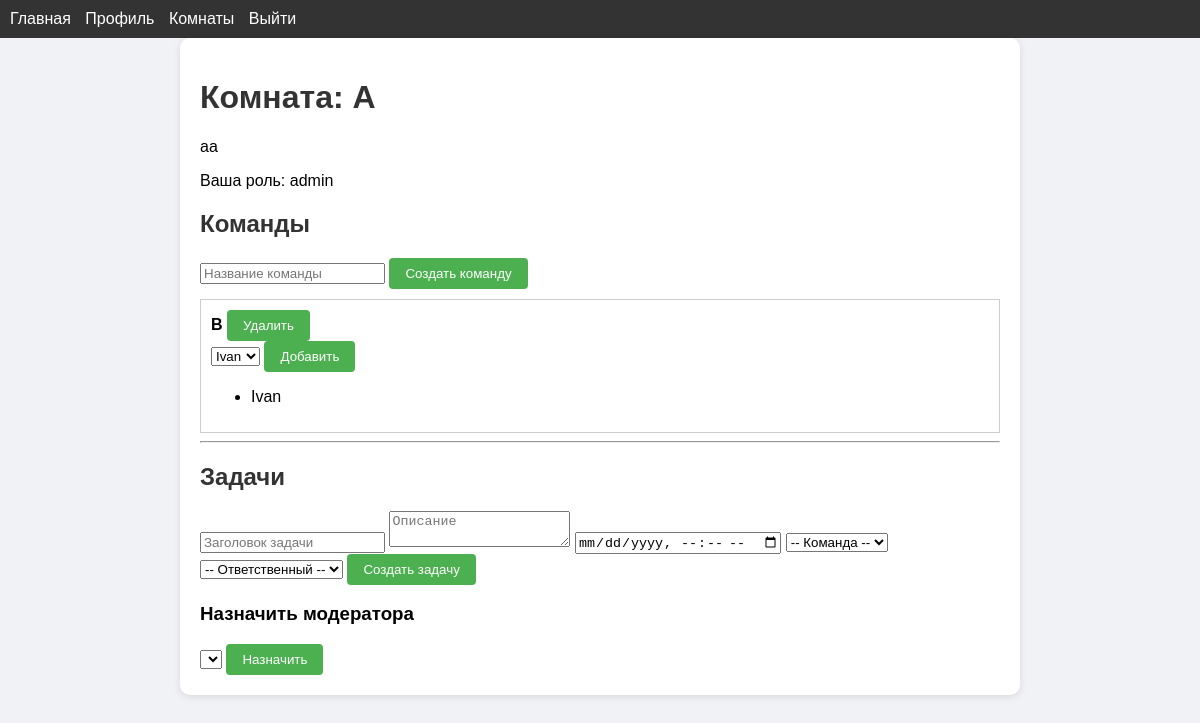
The app's page /rooms/1/ (signed in) with its own data.
### app/models.py (models this page shows)
class Room(models.Model):
    name = models.CharField(max_length=255)
    description = models.TextField(blank=True)
    created_by = models.ForeignKey(User, on_delete=models.CASCADE, related_name='rooms')
    created_at = models.DateTimeField(auto_now_add=True)

class Rool(models.Model):
    ROLE_CHOICES = [
        ('user', 'Обычный'),
        ('moderator', 'Модератор'),
        ('admin', 'Администратор'),
    ]
    room = models.ForeignKey(Room, on_delete=models.CASCADE, related_name='rools')
    team = models.ForeignKey(Team, on_delete=models.CASCADE, related_name='rools', null=True, blank=True)
    user = models.ForeignKey(User, on_delete=models.CASCADE, related_name='rools')
    role = models.CharField(max_length=10, choices=ROLE_CHOICES, default='user')

class Team(models.Model):
    name = models.CharField(max_length=255)
    description = models.TextField(blank=True)
    room = models.ForeignKey(Room, on_delete=models.CASCADE, related_name='teams')
    created_by = models.ForeignKey(User, on_delete=models.CASCADE, related_name='created_teams')
    created_at = models.DateTimeField(auto_now_add=True)
    members = models.ManyToManyField(User, related_name='teams')

class User(AbstractUser):
    ROLE_CHOICES = [
        ('user', 'Обычный'),
        ('moderator', 'Модератор'),
        ('admin', 'Администратор'),
    ]
    role = models.CharField(max_length=10, choices=ROLE_CHOICES, default='user')
    bio = models.TextField(blank=True, null=True)
    avatar = models.ImageField(upload_to='avatars/', blank=True, null=True)

### app/views.py (the view, shortened to what this page needs)
# urls.py: path('rooms/<int:room_id>/', views.room_detail, name='room_detail'),
@login_required
def room_detail(request, room_id):
    room = get_object_or_404(Room, id=room_id)
    role_obj = Rool.objects.filter(room=room, user=request.user).first()
    user_role = role_obj.role if role_obj else 'user'
    teams = Team.objects.filter(room=room)
    tasks = Task.objects.filter(room=room)
    users = Rool.objects.filter(room=room)
    all_users = User.objects.all()
    return render(request, 'html/room_detail.html', {
        'room': room,
        'user_role': user_role,
        'teams': teams,
        'tasks': tasks,
        'users': users,
        'all_users': all_users,
    })

### app/templates/html/room_detail.html (shortened to what this page needs)
{% extends 'html/base.html' %}
{% block content %}
<h1>Комната: {{ room.name }}</h1>
<p>{{ room.description }}</p>
<p>Ваша роль: {{ user_role }}</p>
<h2>Команды</h2>
{% if user_role != 'user' %}
<form method="post">
    <input type="text" name="team_name" placeholder="Название команды" required>
    <button type="submit" name="create_team">Создать команду</button>
</form>
{% endif %}
{% for team in teams %}
<div style="border:1px solid #ccc; padding:10px; margin-top:10px;">
    <strong>{{ team.name }}</strong>
    {% if user_role != 'user' %}
        <form method="post" style="display:inline;">
            <button type="submit" name="delete_team">Удалить</button>
        </form>
        <div id="add-member-{{ team.id }}" class="hidden">
            <form method="post">
                <select name="user_id">
                    {% for user in all_users %}
                        <option value="{{ user.id }}">{{ user.username }}</option>
                    {% endfor %}
                </select>
                <button type="submit" name="add_to_team">Добавить</button>
            </form>
        </div>
    {% endif %}
    <div id="members-{{ team.id }}" class="hidden">
        <ul>
            {% for member in team.members.all %}
                <li>{{ member.username }}</li>
            {% endfor %}
        </ul>
    </div>
</div>
{% endfor %}
<hr>
<h2>Задачи</h2>
{% if user_role != 'user' %}
<form method="post">
    <input type="text" name="task_title" placeholder="Заголовок задачи" required>
    <textarea name="task_description" placeholder="Описание"></textarea>
    <input type="datetime-local" name="deadline">
    <select name="team_id">
        <option value="">-- Команда --</option>
    </select>
    <select name="assigned_to">
        <option value="">-- Ответственный --</option>
    </select>
    <button type="submit" name="create_task">Создать задачу</button>
</form>
{% endif %}
{% if user_role == 'admin' %}
    <h3>Назначить модератора</h3>
    <form method="post">
        <select name="moderator_user_id">
        </select>
        <button type="submit" name="assign_moderator">Назначить</button>
    </form>
{% endif %}
{% endblock %}

### app/static/css/style.css (style rules this page uses)
body { font-family: Arial, sans-serif; background-color: #f0f2f5; margin: 0; padding: 0; }
h1, h2 { color: #333; }
form button { padding: 8px 16px; background-color: #4CAF50; color: white; border: none; border-radius: 4px; cursor: pointer; }

### records on screen
Room: name "A", description "aa"
Rool: role "admin"
Team: name "B"
User: username "Ivan"

### other values on screen
form field user_id "Ivan"
